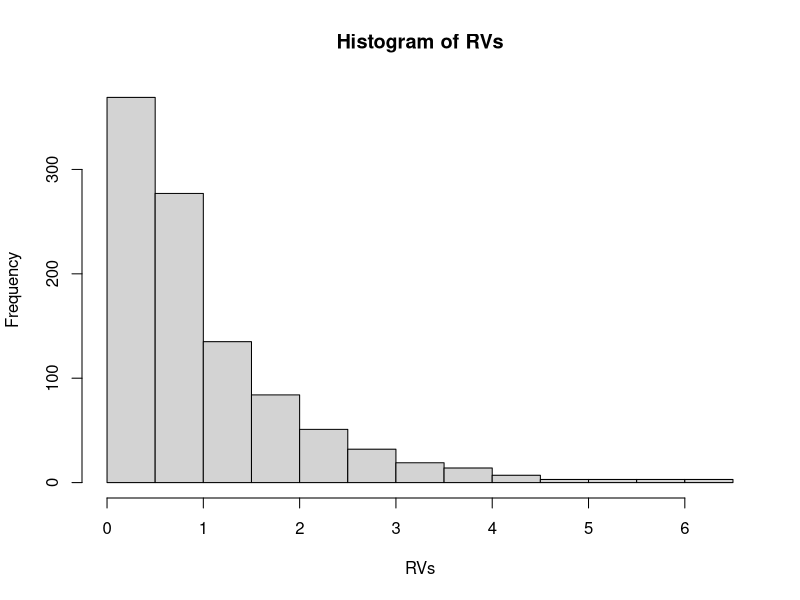
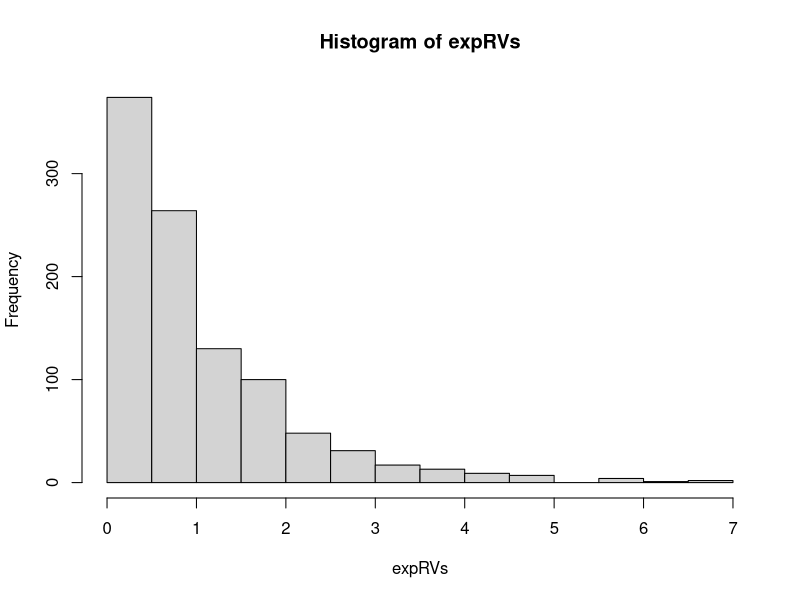

Write the R code that produced these figures, in order.
## ---- chunk 1
generateExp <- function(beta) {
  u <- runif(1) # generate a random uniform
  x <- -beta*log(1-u)
  return(x)
}
## ---- chunk 2
set.seed(127)

# get a vector to store generated RVs
N <- 1000
RVs <- numeric(N)

# generate N samples from Exp(1)
for (i in 1:N) {
  RVs[i] <- generateExp(1)
}

hist(RVs,breaks=20)
## ---- chunk 3
set.seed(127)

expRVs <- rexp(N,rate=1)
hist(expRVs,breaks=20)
